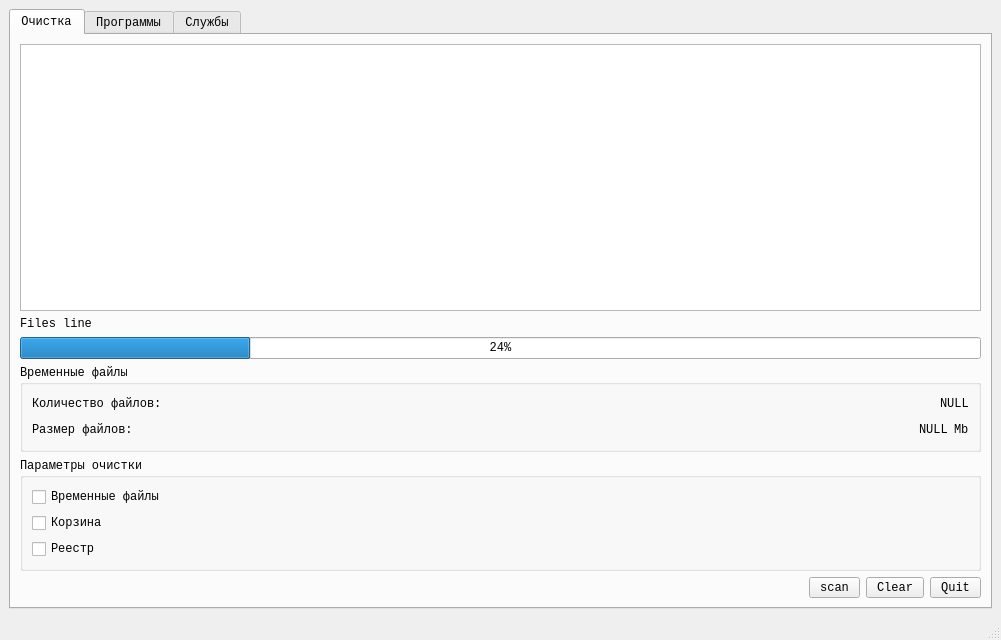
<?xml version="1.0" encoding="UTF-8"?>
<ui version="4.0">
 <class>SCleaner</class>
 <widget class="QMainWindow" name="SCleaner">
  <property name="geometry">
   <rect>
    <x>0</x>
    <y>0</y>
    <width>1001</width>
    <height>640</height>
   </rect>
  </property>
  <property name="windowTitle">
   <string>SCleaner</string>
  </property>
  <widget class="QWidget" name="centralwidget">
   <layout class="QGridLayout" name="gridLayout_4">
    <item row="0" column="0">
     <widget class="QTabWidget" name="mainTabWidget">
      <property name="font">
       <font>
        <family>Consolas</family>
        <pointsize>9</pointsize>
       </font>
      </property>
      <property name="currentIndex">
       <number>0</number>
      </property>
      <widget class="QWidget" name="cleaningTab">
       <attribute name="title">
        <string>Очистка</string>
       </attribute>
       <layout class="QGridLayout" name="gridLayout_2">
        <item row="2" column="0">
         <layout class="QHBoxLayout" name="horizontalLayout">
          <item>
           <spacer name="horizontalSpacer">
            <property name="orientation">
             <enum>Qt::Horizontal</enum>
            </property>
            <property name="sizeHint" stdset="0">
             <size>
              <width>40</width>
              <height>20</height>
             </size>
            </property>
           </spacer>
          </item>
          <item>
           <widget class="QToolButton" name="scanToolButton">
            <property name="text">
             <string>scan</string>
            </property>
           </widget>
          </item>
          <item>
           <widget class="QToolButton" name="clearToolButton">
            <property name="text">
             <string>Clear</string>
            </property>
           </widget>
          </item>
          <item>
           <widget class="QToolButton" name="quitToolButton">
            <property name="text">
             <string>Quit</string>
            </property>
           </widget>
          </item>
         </layout>
        </item>
        <item row="0" column="0">
         <layout class="QVBoxLayout" name="verticalLayout">
          <item>
           <widget class="QListWidget" name="cleaningInforListWidget"/>
          </item>
          <item>
           <widget class="QLabel" name="progressLineLabel">
            <property name="text">
             <string>Files line</string>
            </property>
           </widget>
          </item>
          <item>
           <widget class="QProgressBar" name="progressBar">
            <property name="value">
             <number>24</number>
            </property>
           </widget>
          </item>
          <item>
           <widget class="QGroupBox" name="tempoparyFilesGroupBox">
            <property name="title">
             <string>Временные файлы</string>
            </property>
            <layout class="QGridLayout" name="gridLayout_3">
             <item row="0" column="0">
              <layout class="QHBoxLayout" name="horizontalLayout_2">
               <item>
                <widget class="QLabel" name="label">
                 <property name="text">
                  <string>Количество файлов:</string>
                 </property>
                </widget>
               </item>
               <item>
                <spacer name="horizontalSpacer_2">
                 <property name="orientation">
                  <enum>Qt::Horizontal</enum>
                 </property>
                 <property name="sizeHint" stdset="0">
                  <size>
                   <width>40</width>
                   <height>20</height>
                  </size>
                 </property>
                </spacer>
               </item>
               <item>
                <widget class="QLabel" name="filesCountLabel">
                 <property name="text">
                  <string>NULL</string>
                 </property>
                </widget>
               </item>
              </layout>
             </item>
             <item row="1" column="0">
              <layout class="QHBoxLayout" name="horizontalLayout_3">
               <item>
                <widget class="QLabel" name="label_3">
                 <property name="text">
                  <string>Размер файлов:</string>
                 </property>
                </widget>
               </item>
               <item>
                <spacer name="horizontalSpacer_3">
                 <property name="orientation">
                  <enum>Qt::Horizontal</enum>
                 </property>
                 <property name="sizeHint" stdset="0">
                  <size>
                   <width>40</width>
                   <height>20</height>
                  </size>
                 </property>
                </spacer>
               </item>
               <item>
                <widget class="QLabel" name="filesSizeLabel">
                 <property name="text">
                  <string>NULL</string>
                 </property>
                </widget>
               </item>
               <item>
                <widget class="QLabel" name="label_2">
                 <property name="text">
                  <string>Mb</string>
                 </property>
                </widget>
               </item>
              </layout>
             </item>
            </layout>
           </widget>
          </item>
         </layout>
        </item>
        <item row="1" column="0">
         <widget class="QGroupBox" name="cleaningParametersGroupBox">
          <property name="title">
           <string>Параметры очистки</string>
          </property>
          <layout class="QGridLayout" name="gridLayout">
           <item row="0" column="0">
            <layout class="QVBoxLayout" name="verticalLayout_2">
             <item>
              <widget class="QCheckBox" name="tempoparyFilesCheckBox">
               <property name="text">
                <string>Временные файлы</string>
               </property>
              </widget>
             </item>
             <item>
              <widget class="QCheckBox" name="trashCheckBox">
               <property name="text">
                <string>Корзина</string>
               </property>
              </widget>
             </item>
             <item>
              <widget class="QCheckBox" name="regeditCheckBox">
               <property name="text">
                <string>Реестр</string>
               </property>
              </widget>
             </item>
            </layout>
           </item>
          </layout>
         </widget>
        </item>
       </layout>
      </widget>
      <widget class="QWidget" name="tab_2">
       <attribute name="title">
        <string>Программы</string>
       </attribute>
      </widget>
      <widget class="QWidget" name="tab_3">
       <attribute name="title">
        <string>Службы</string>
       </attribute>
      </widget>
     </widget>
    </item>
   </layout>
  </widget>
  <widget class="QMenuBar" name="menubar">
   <property name="geometry">
    <rect>
     <x>0</x>
     <y>0</y>
     <width>1001</width>
     <height>20</height>
    </rect>
   </property>
  </widget>
  <widget class="QStatusBar" name="statusbar"/>
 </widget>
 <resources/>
 <connections/>
</ui>
